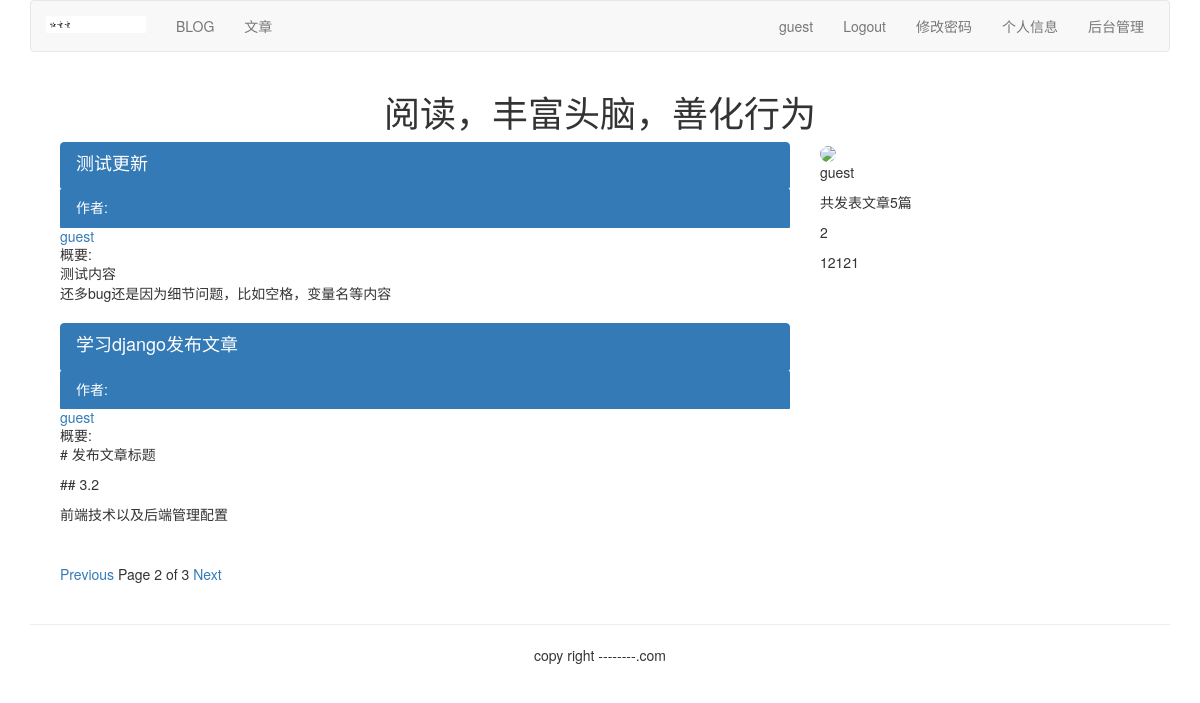
Page /article/list-article-titles/guest/?page=2 on the committed database.
### article/models.py (models this page shows, shortened)
class ArticlePost(models.Model):
    author = models.ForeignKey(User, related_name='article', on_delete=models.CASCADE)
    title = models.CharField(max_length=200)
    slug = models.SlugField(max_length=500)
    column = models.ForeignKey(ArticleColumn, related_name='article_column', on_delete=models.CASCADE)
    body = models.TextField()
    created = models.DateTimeField(default=timezone.now)
    updated = models.DateTimeField(auto_now=True)
    users_like = models.ManyToManyField(User, related_name="articles_like", blank=True)
    class Meta:
        ordering = ('-updated',)
        index_together = (('id', 'slug'),)
    def get_url_path(self):
        return reverse("article:list_article_detail", args=[self.id, self.slug])

### account/models.py (models this page shows, shortened)
class UserInfo(models.Model):
    user = models.OneToOneField(User, unique=True, on_delete=models.CASCADE)
    school = models.CharField(max_length=100, blank=True)
    company = models.CharField(max_length=100, blank=True)
    profession = models.CharField(max_length=100, blank=True)
    address = models.CharField(max_length=100, blank=True)
    aboutme = models.TextField(blank=True)
    photo = models.ImageField(blank=True)

### article/list_views.py (the view)
# urls.py: url(r'^list-article-titles/(?P<username>[-\w]+)/$', list_views.article_titles, name="author_articles"),
def article_titles(request, username=None):
    if username:
        user = User.objects.get(username=username)
        articles_title = ArticlePost.objects.filter(author=user)
        try:
            userinfo = user.userinfo
        except:
            userinfo = None
    else:
        articles_title = ArticlePost.objects.all()
    paginator = Paginator(articles_title, 2)
    page = request.GET.get('page')
    try:
        current_page = paginator.page(page)
        articles = current_page.object_list
    except PageNotAnInteger:
        current_page = paginator.page(1)
        articles = current_page.object_list
    except EmptyPage:
        current_page = paginator.page(paginator.num_pages)
        articles = current_page.object_list
    if username:
        return render(request, "article/list/author_articles.html", {"articles": articles,
                                                                "page": current_page,
                                                                "userinfo": userinfo,
                                                                "user": user})
    else:
        return render(request, "article/list/article_titles.html", {"articles": articles,
                                                                "page": current_page})

### article/templatetags/article_tags.py (called while the page is built)
@register.simple_tag
def author_total_articles(user):
    return user.article.count()

### templates/article/list/author_articles.html (shortened to what this page needs)
{% extends 'base.html' %}
{% load article_tags %}
{% load staticfiles %}
{% block content %}
<div class="row text-center vertical-middle-sm">
    <h1>阅读，丰富头脑，善化行为</h1>
</div>
<div class="container">
<div class="col-md-8">
    {% for article in articles %}
     <div class="list-group">
        <a href="{{ article.get_url_path }}" class="list-group-item active">
            <h4 class="list-group-item-heading">{{ article.title }}</h4>
            <p class="list-group-item-text">作者:
                <a href="{% url "article:author_articles" article.author.username %}">
                    {{ article.author.username }}
                </a></p>
            <p class="list-group-item-text">概要:{{ article.body|slice:'70'|linebreaks }}</p>
        </a>
     </div>
    {% endfor %}
{% include 'paginator.html' %}
</div>
<div class="col-md-4">
<div>
    {% if userinfo.photo %}
        <img src="{{ userinfo.photo|striptags }}" class="img-circle" id="my_photo"
             name="user_face">
    {% else %}
        <img name="user_face" src="{% static "images/rtt.png" %}" class="img-circle" id="my_photo">
    {% endif %}
</div>
<div>
    <p>{{ user.username }}</p>
    <p>共发表文章{% author_total_articles user %}篇</p>
    {% if userinfo %}
        <p>{{ userinfo.company }}</p>
        <p>{{ userinfo.aboutme }}</p>
     {% else %}
        <p>这个作者太懒，什么都没有留下</p>
    {% endif %}
</div>
</div>
</div>
{% endblock %}

### templates/header.html
{% load staticfiles %}
<div class="container">
    <nav class="navbar navbar-default" role="navigation">
        <div class="navbar-header">
            <a class="navbar-brand" href="#">
                <img src="{%static 'images/rtt.png' %}" width="100px"> </a>
        </div>
        <div>
            <ul class="nav navbar-nav" role="navigation">
                <li> <a href="{% url 'blog:blog_title' %}">BLOG</a> </li>
                <li> <a href="{% url 'article:article_titles' %}">文章</a> </li>
            </ul>
            <ul class="nav navbar-nav navbar-right" style="margin-right:10px">
                {% if  user.is_authenticated %}
                 <li><a href="#">{{ user.username }}</a> </li>
                 <li><a href="{% url 'account:user_logout' %}">Logout</a> </li>
                    <li><!- 以下为新增-->
                    <li><a href="{% url 'account:password_change' %}">修改密码</a> </li>
                    <li><a href="{% url 'account:my_infomation' %}">个人信息</a> </li>
                    <li><a href="{% url 'article:article_column'%}">后台管理</a></li>
                    </li>
                {% else %}
                <li><a href="{% url 'account:user_login' %}">LOGIN</a></li>
                <li><a href="{% url 'account:user_register' %}">Sign up</a></li>
                {% endif %}
            </ul>
        </div>
    </nav>
</div>

### rows in the picture
ArticlePost: title "测试更新", author.username "guest", body "测试内容 还多bug还是因为细节问题，比如空格，变量名等内容"
ArticlePost: title "学习django发布文章", author.username "guest", body "# 发布文章标题 ## 3.2 前端技术以及后端管理配置"
UserInfo: company "2", aboutme "12121"

### other values in the picture
{{ user.username }} "guest"
{{ page.number }} "2"
{{ page.paginator.num_pages }} "3"
